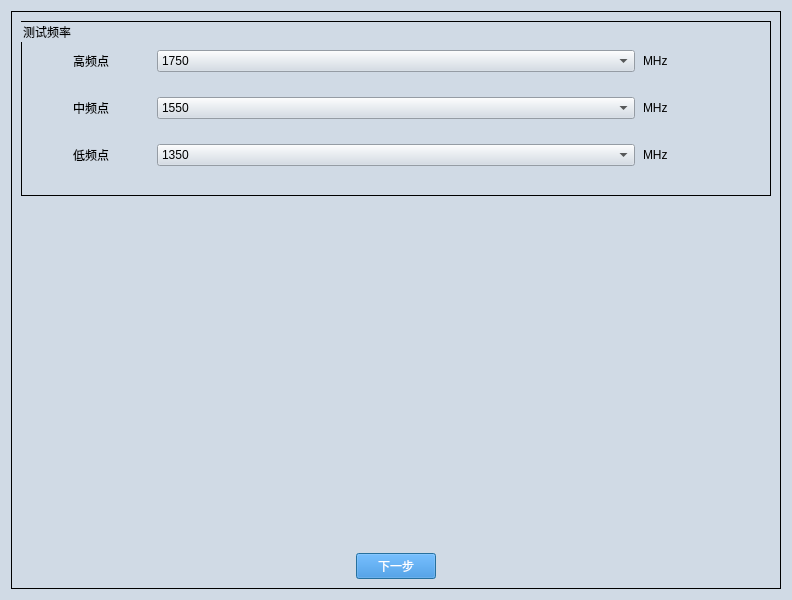
<?xml version="1.0" encoding="UTF-8"?>
<ui version="4.0">
 <class>Dialog</class>
 <widget class="QDialog" name="Dialog">
  <property name="geometry">
   <rect>
    <x>0</x>
    <y>0</y>
    <width>792</width>
    <height>600</height>
   </rect>
  </property>
  <property name="font">
   <font>
    <family>Microsoft YaHei</family>
    <pointsize>14</pointsize>
   </font>
  </property>
  <property name="windowTitle">
   <string>Dialog</string>
  </property>
  <property name="styleSheet">
   <string notr="true">QDialog{
background-color:#D0DAE5;
}

QTextBrower{
background-color:#D0DAE5;
}

QLineEdit{
background-color:#D0DAE5;
}

QWidget{
background-color:#D0DAE5;
}

QStackedWidget{
background-color:#D0DAE5;
}

QHeaderView{
background-color:#D0DAE5;
}

QLabel{
font-size:12px;
font-family:Microsoft YaHei;
background-color:#D0DAE5;
}

QPushButton{         /*按钮自适应拉伸背景*/
border-width: 2px 15px 2px 15px;
background-color:#2884D8;
color: #FFFFFF;
font-size:12px;
font-family:Microsoft YaHei;
}

QGroupBox{
font-size:12px;
font-family:Microsoft YaHei;
border:1px solid rgb(0, 0, 0); 
}</string>
  </property>
  <layout class="QGridLayout" name="gridLayout_2">
   <item row="0" column="0">
    <widget class="QGroupBox" name="groupBox">
     <property name="title">
      <string/>
     </property>
     <layout class="QGridLayout" name="gridLayout_4" rowstretch="1,0,2,0">
      <item row="3" column="0" colspan="2">
       <layout class="QGridLayout" name="gridLayout">
        <item row="0" column="0">
         <spacer name="horizontalSpacer">
          <property name="orientation">
           <enum>Qt::Horizontal</enum>
          </property>
          <property name="sizeHint" stdset="0">
           <size>
            <width>40</width>
            <height>20</height>
           </size>
          </property>
         </spacer>
        </item>
        <item row="0" column="1">
         <widget class="QPushButton" name="pushButton_next">
          <property name="text">
           <string>下一步</string>
          </property>
         </widget>
        </item>
        <item row="0" column="2">
         <spacer name="horizontalSpacer_2">
          <property name="orientation">
           <enum>Qt::Horizontal</enum>
          </property>
          <property name="sizeHint" stdset="0">
           <size>
            <width>40</width>
            <height>20</height>
           </size>
          </property>
         </spacer>
        </item>
       </layout>
      </item>
      <item row="0" column="0" rowspan="2" colspan="2">
       <layout class="QHBoxLayout" name="horizontalLayout">
        <item>
         <widget class="QGroupBox" name="groupBox_2">
          <property name="title">
           <string>测试频率</string>
          </property>
          <layout class="QGridLayout" name="gridLayout_3">
           <item row="0" column="0">
            <layout class="QHBoxLayout" name="horizontalLayout_2" stretch="1,4,1">
             <item>
              <widget class="QLabel" name="label">
               <property name="sizePolicy">
                <sizepolicy hsizetype="Preferred" vsizetype="Fixed">
                 <horstretch>0</horstretch>
                 <verstretch>0</verstretch>
                </sizepolicy>
               </property>
               <property name="text">
                <string>高频点</string>
               </property>
               <property name="alignment">
                <set>Qt::AlignCenter</set>
               </property>
              </widget>
             </item>
             <item>
              <widget class="QComboBox" name="comboBox_freq_H">
               <item>
                <property name="text">
                 <string>1750</string>
                </property>
               </item>
               <item>
                <property name="text">
                 <string>1850</string>
                </property>
               </item>
              </widget>
             </item>
             <item>
              <widget class="QLineEdit" name="lineEdit_freq_sg">
               <property name="enabled">
                <bool>true</bool>
               </property>
               <property name="sizePolicy">
                <sizepolicy hsizetype="Preferred" vsizetype="Fixed">
                 <horstretch>0</horstretch>
                 <verstretch>0</verstretch>
                </sizepolicy>
               </property>
               <property name="text">
                <string>MHz</string>
               </property>
               <property name="frame">
                <bool>false</bool>
               </property>
               <property name="dragEnabled">
                <bool>false</bool>
               </property>
               <property name="readOnly">
                <bool>true</bool>
               </property>
              </widget>
             </item>
            </layout>
           </item>
           <item row="1" column="0">
            <layout class="QHBoxLayout" name="horizontalLayout_3" stretch="1,4,1">
             <item>
              <widget class="QLabel" name="label_2">
               <property name="sizePolicy">
                <sizepolicy hsizetype="Preferred" vsizetype="Fixed">
                 <horstretch>0</horstretch>
                 <verstretch>0</verstretch>
                </sizepolicy>
               </property>
               <property name="text">
                <string>中频点</string>
               </property>
               <property name="alignment">
                <set>Qt::AlignCenter</set>
               </property>
              </widget>
             </item>
             <item>
              <widget class="QComboBox" name="comboBox_freq_M">
               <item>
                <property name="text">
                 <string>1550</string>
                </property>
               </item>
               <item>
                <property name="text">
                 <string>1650</string>
                </property>
               </item>
              </widget>
             </item>
             <item>
              <widget class="QLineEdit" name="lineEdit_freq_sg_2">
               <property name="enabled">
                <bool>true</bool>
               </property>
               <property name="sizePolicy">
                <sizepolicy hsizetype="Preferred" vsizetype="Fixed">
                 <horstretch>0</horstretch>
                 <verstretch>0</verstretch>
                </sizepolicy>
               </property>
               <property name="text">
                <string>MHz</string>
               </property>
               <property name="frame">
                <bool>false</bool>
               </property>
               <property name="dragEnabled">
                <bool>false</bool>
               </property>
               <property name="readOnly">
                <bool>true</bool>
               </property>
              </widget>
             </item>
            </layout>
           </item>
           <item row="2" column="0">
            <layout class="QHBoxLayout" name="horizontalLayout_4" stretch="1,4,1">
             <item>
              <widget class="QLabel" name="label_3">
               <property name="sizePolicy">
                <sizepolicy hsizetype="Preferred" vsizetype="Fixed">
                 <horstretch>0</horstretch>
                 <verstretch>0</verstretch>
                </sizepolicy>
               </property>
               <property name="text">
                <string>低频点</string>
               </property>
               <property name="alignment">
                <set>Qt::AlignCenter</set>
               </property>
              </widget>
             </item>
             <item>
              <widget class="QComboBox" name="comboBox_freq_L">
               <item>
                <property name="text">
                 <string>1350</string>
                </property>
               </item>
               <item>
                <property name="text">
                 <string>1450</string>
                </property>
               </item>
              </widget>
             </item>
             <item>
              <widget class="QLineEdit" name="lineEdit_freq_sg_3">
               <property name="enabled">
                <bool>true</bool>
               </property>
               <property name="sizePolicy">
                <sizepolicy hsizetype="Preferred" vsizetype="Fixed">
                 <horstretch>0</horstretch>
                 <verstretch>0</verstretch>
                </sizepolicy>
               </property>
               <property name="text">
                <string>MHz</string>
               </property>
               <property name="frame">
                <bool>false</bool>
               </property>
               <property name="dragEnabled">
                <bool>false</bool>
               </property>
               <property name="readOnly">
                <bool>true</bool>
               </property>
              </widget>
             </item>
            </layout>
           </item>
          </layout>
         </widget>
        </item>
       </layout>
      </item>
     </layout>
    </widget>
   </item>
  </layout>
 </widget>
 <resources>
  <include location="../iconQrc.qrc"/>
 </resources>
 <connections/>
</ui>
